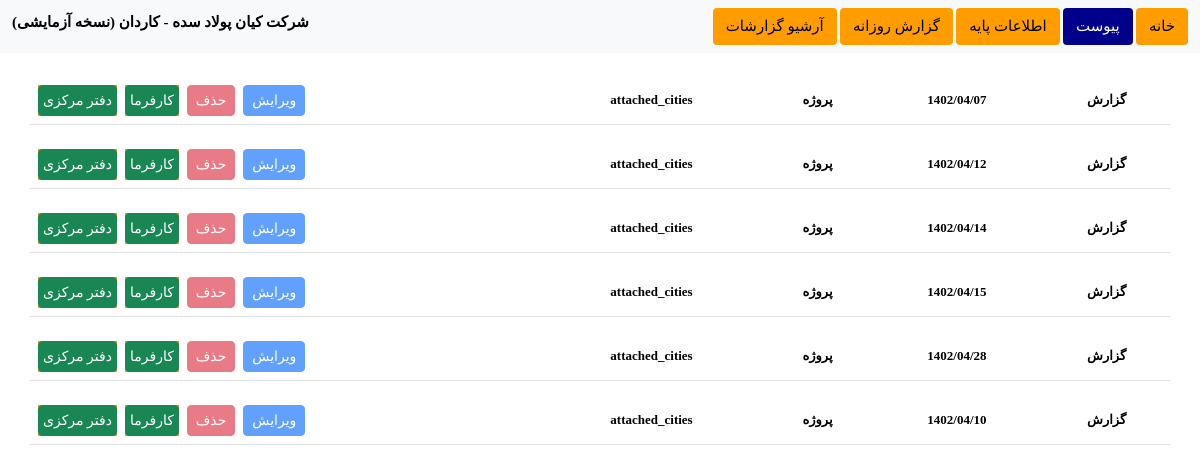
Screenshot of /home/daily-reports/ with the database file from the repository.
### automation/models.py (models this page shows, shortened)
class DailyReport(models.Model):
    project_name = models.CharField(max_length=250, default="Automation Project")
    employer = models.CharField(max_length=250, default="Default Employer")
    employee = models.CharField(max_length=250, default="Default Employee")
    contract_number = models.CharField(max_length=15,
                                       validators=[RegexValidator(r'^\d{1,10}$', 'Enter a valid number.')],
                                       default="123456789")
    date = models.DateTimeField(default=jdatetime.datetime.now().strftime("%Y-%m-%d %H:%M:%S"))
    short_date = models.DateField(default=jdatetime.datetime.now().strftime("%Y-%m-%d"))
    weekday = models.IntegerField(choices=WEEKDAY_CHOICES, default=datetime.now().weekday())
    date_created = models.DateTimeField(default=jdatetime.datetime.now().strftime("%Y-%m-%d %H:%M:%S"))
    date_edited = models.DateTimeField(default=jdatetime.datetime.now().strftime("%Y-%m-%d %H:%M:%S"))
    temperature_min = models.DecimalField(max_digits=3, decimal_places=0, default=00.0,)
    temperature_max = models.DecimalField(max_digits=3, decimal_places=0, default=00.0,)
    weather = models.IntegerField(choices=WEATHER_CHOICES, default=0)
    dust_value = models.IntegerField(default=0)
    consultor_name = models.CharField(max_length=250, default="Consultor Project")
    positions = models.ManyToManyField(Position, through='PositionCount')
    countPositions = models.IntegerField(default=0)
    professions = models.ManyToManyField(Profession, through='ProfessionCount')
    countProfessions = models.IntegerField(default=0)
    countPeople = models.IntegerField(default=0)
    machines = models.ManyToManyField(Machine, through='MachineCount')
    countActiveMachines = models.IntegerField(default=0)
    countInactiveMachines = models.IntegerField(default=0)
    countAllMachines = models.IntegerField(default=0)
    materials = models.ManyToManyField(Material, through='MaterialCount')
    contractors = models.ManyToManyField(Contractor, through='ContractorCount')
    countContractors = models.IntegerField(default=0)
    equipes = models.ManyToManyField(Equipe, through='EquipeCount')
    countEquipes = models.IntegerField(default=0)
    tasks = models.ManyToManyField(Task, through="TaskReport")
    deletable = models.BooleanField(default=1)
    editable = models.BooleanField(default=1)
    edited = models.BooleanField(default=0)
    def check_deletability(self):
        now = jdatetime.datetime.now()
        now = jdatetime.datetime(now.year, now.month, now.day,
                                 now.hour, now.minute, now.second,)
        date = jdatetime.datetime(self.date_created.year, self.date_created.month, self.date_created.day,
                                  self.date_created.hour, self.date_created.minute, self.date_created.second,)
        bound = jdatetime.timedelta(1, 0, 0, 0, 0, 0,)
        if now - date > bound:
            self.deletable = 0
            self.editable = 0
            self.save()
        else:
            self.deletable = 1
            self.editable = 1
            self.save()

### automation/views.py (the view)
# urls.py: path("home/daily-reports/", reports_daily),
def reports_daily(request):
    reports = DailyReport.objects.all()
    for report in reports:
        report.check_deletability()
    context = {
        "reports": reports,
    }
    return render(request, "reports-list.html", context=context)

### automation/templates/automation/reports-list.html (shortened to what this page needs)
{% extends "base.html" %}
{% block content %}
    <div class="container" style="margin-top: 2%">
        <div class="row">
            {% for report in reports %}
                    <table class="table" id="table-{{ report.id }}">
                        <thead class="">
                            <tr class="" style="">
                                <th class="text-centred">گزارش</th>
                                <th class="text-centred">{{ report.date|date:'Y/m/d' }}</th>
                                <th class="text-centred">پروژه</th>
                                <th class="text-centred">{{ report.project_name }}</th>
                                <th class="text-centred">
                                    <a style="float: left" href="{{ report.id }}" class="">
                                        <button type="button" class="btn btn-sm btn-success p-1 fs-18">دفتر مرکزی</button>
                                    </a>
                                    <a style="float: left" href="compact/{{ report.id }}" class="mx-2">
                                        <button type="button" class="btn btn-sm btn-success p-1 fs-18">کارفرما</button>
                                    </a>
                                    <a>
                                        <button id="{{ report.id }}" type="button" class="btn btn-sm btn-danger fs-18 me-2"
                                                disabled style="float: left" onclick="del_report('{{ report.id }}')">حذف</button>
                                    </a>
                                    <a>
                                        <form action="/edit-db/edit-daily-report/" method="post">
                                            <button id="{{ report.id }}" type="submit" class="btn btn-sm btn-primary fs-18"
                                                     disabled style="float: left" >ویرایش</button>
                                        </form>
                                    </a>
                                </th>
                            </tr>
                        </thead>
                    </table>
                {% endfor %}
        </div>
    </div>
{% endblock %}

### static/css/myStyle.css (style rules this page uses)
html * { font-family: "B Nazanin"; font-size: 13px; font-weight: bold; }
thead * { font-family: "B Yekan"; font-weight: bold; font-size: 13px; background-color: #ff9d00; }
.text-centred { vertical-align: middle; text-align: center; }

### rows the page displays
DailyReport: date "1402/04/07", project_name "attached_cities"
DailyReport: date "1402/04/12", project_name "attached_cities"
DailyReport: date "1402/04/14", project_name "attached_cities"
DailyReport: date "1402/04/15", project_name "attached_cities"
DailyReport: date "1402/04/28", project_name "attached_cities"
DailyReport: date "1402/04/10", project_name "attached_cities"
